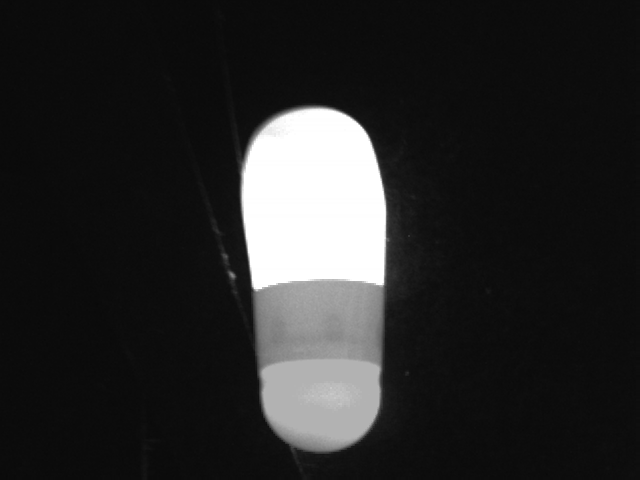
//> input picture flaw2.bmp, 640 x 480 px
$ ./main   (built with g++ and OpenCV 4)
//> lines starting //> are read from the running program, lines starting //| are printed output that depends on the picture; after the words box and inside, x2 and y2 are one past the last pixel; in counts of white or black regions, pixels touching at a corner belong together
#include "opencv2/imgproc/imgproc.hpp"
#include "opencv2/highgui/highgui.hpp"

#include <cstdio>
#include <iostream>
#include <math.h>
#include <fstream>
#include<iomanip>
using namespace cv;
using namespace std;
int kernel_size = 3;
char print_flag ;
static void help()
{
	cout << "请在image窗口用鼠标分别对不同的区域(背景、体区、帽区、套合区)进行标注，然后按空格键，以完成分水岭算法，然后才能开始进行识别" << endl;
	cout << "识别结果在命令窗口给出"<<endl;
}
Mat markerMask, img;
Point prevPt(-1, -1);

static void onMouse(int event, int x, int y, int flags, void*)
{
	if (x < 0 || x >= img.cols || y < 0 || y >= img.rows)
		return;
	if (event == CV_EVENT_LBUTTONUP || !(flags & CV_EVENT_FLAG_LBUTTON))
		prevPt = Point(-1, -1);
	else if (event == CV_EVENT_LBUTTONDOWN)
		prevPt = Point(x, y);
	else if (event == CV_EVENT_MOUSEMOVE && (flags & CV_EVENT_FLAG_LBUTTON))
	{
		Point pt(x, y);
		if (prevPt.x < 0)
			prevPt = pt;
		line(markerMask, prevPt, pt, Scalar::all(255), 5, 8, 0);
		line(img, prevPt, pt, Scalar::all(255), 5, 8, 0);
		prevPt = pt;
		imshow("image", img);
	}
}

int main(int argc, char** argv)
{
	char* filename = argc >= 2 ? argv[1] : (char*)"D://flaw2.BMP";
	Mat img0 = imread(filename, 1), imgGray;
//> img0 is the input picture: 480 rows x 640 cols, CV_8UC3; min 9, max 255, mean 40.2
	ofstream outfile;
	outfile.open("myfile.txt");
	print_flag = 0;
	if (img0.empty())
	{
		cout << "Couldn'g open image " << filename << "\n";
		return 0;
	}
	help();
	namedWindow("image", 1);
	namedWindow("markerMask", 1);

//Canny
	Mat src_gray, src_canny, src_blur;
	cvtColor(img0, src_gray, CV_BGR2GRAY);
	blur(src_gray, src_blur, Size(3, 3));
	imshow("Blur", src_blur);
	Canny(src_blur, src_canny, 25, 80, kernel_size);
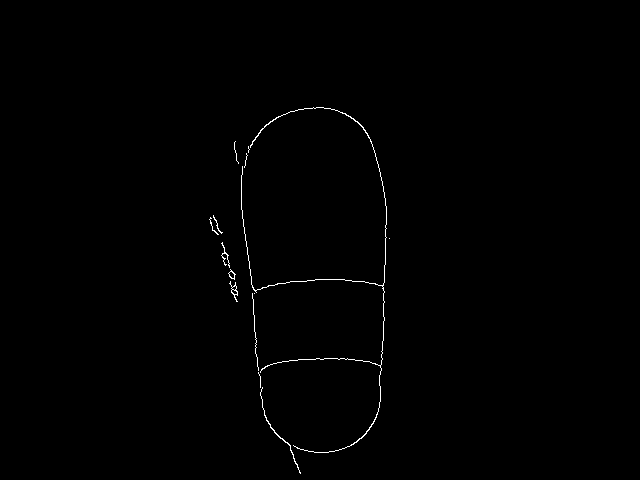
//> src_canny: 480 rows x 640 cols, CV_8UC1; 0.46% white in thin lines or dots, all inside (x1, y1, x2, y2) = (209, 107, 390, 474)
	imshow("Canny",src_canny);
//Hough
	Mat src_hough;
	char warp_flag = 0;
	img0.copyTo(src_hough);
	vector<Vec4i> lines;
	double angle_sum=0,angle_avr=0;
	//					last three:	threshold	minLinLength maxLineGap
	HoughLinesP(src_canny, lines, 1, CV_PI / 180, 30, 100, 10);
//> lines = 1 line (x1, y1, x2, y2): [383, 316, 386, 206]
	if (lines.size() > 0)
	{
		vector<double> angle(lines.size());
//> angle = [0]
		for (size_t i = 0; i < lines.size(); i++)
		{
			Vec4i l = lines[i];
			line(src_hough, Point(l[0], l[1]), Point(l[2], l[3]), Scalar(0, 0, 255), 3, CV_AA);
			angle[i] = atan2((l[1] - l[3]),( l[2] - l[0]));
			printf("%d %d %d %d %f\n", l[0],l[1],l[2],l[3],angle[i]);
			angle_sum += angle[i];
		}
//> this loop made 1 pass
//> (l, angle_sum) on pass 1: ([383, 316, 386, 206], 1.54)
//| 383 316 386 206 1.543530
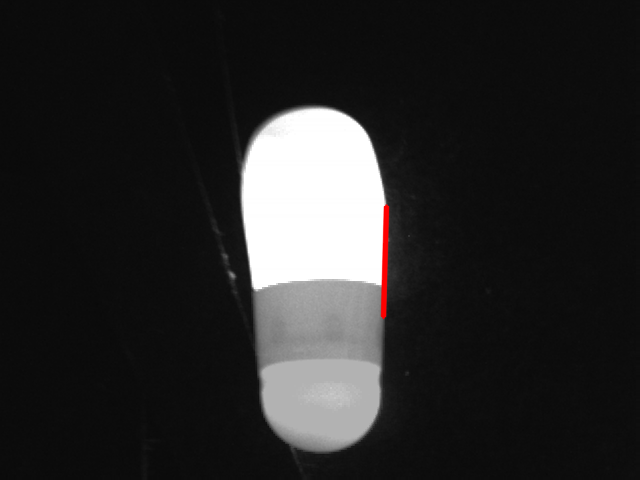
//> src_hough: 480 rows x 640 cols, CV_8UC3; 0.26% of pixels changed, all inside (x1, y1, x2, y2) = (380, 204, 390, 319)
//> after the loop, angle_sum = 1.54
		angle_avr = angle_sum / lines.size();
//> angle_avr = 1.54
		angle_avr = angle_avr / CV_PI * 180;
//> angle_avr = 88.44
		if (angle_avr < 0)
		{
			angle_avr += 180;
		}
		printf("avrage is %f\n", angle_avr);
//| avrage is 88.437775
		if (angle_avr==90.00)
		{
			printf("no warp need\n");
			warp_flag = 0;
		}
		else
		{
			warp_flag = 1;
		}
	}
	else
	{
		printf("no warp need\n");
		warp_flag = 0;
	}
	imshow("Hough",src_hough);

//仿射变换
	Mat src_warp;
	if (warp_flag == 1)
	{
		warp_flag = 0;
		Mat rot_mat(2, 3, CV_32FC1);
		Point center = Point(img0.cols / 2, img0.rows / 2);
//> center = Point(320, 240)
		double scale = 1;


		//-表示顺时针 +表示逆时针
		rot_mat = getRotationMatrix2D(center, (90 - angle_avr), scale);
//> rot_mat = [[1, 0.0273, -6.42], [-0.0273, 1, 8.81]]
		warpAffine(img0, src_warp, rot_mat, src_warp.size());

	}
	else
	{
		img0.copyTo(src_warp);
	}
	imshow("Warp", src_warp);
	src_warp.copyTo(img);
	imshow("image", img);
	setMouseCallback("image", onMouse, 0);
	for (;;)
	{

		cvtColor(img, markerMask, COLOR_BGR2GRAY);
		cvtColor(markerMask, imgGray, COLOR_GRAY2BGR);
		markerMask = Scalar::all(0);

		int c = waitKey(0);
//> the Esc key is pressed

		if ((char)c == 27)
			break;
		if ((char)c == 'w' || (char)c == ' ')
		{
//分水岭
			int i, j, compCount = 0;
			vector<vector<Point> > contours;
			vector<Vec4i> hierarchy;

			imshow("markerMask", markerMask);
			findContours(markerMask, contours, hierarchy, CV_RETR_CCOMP, CV_CHAIN_APPROX_SIMPLE);

			if (contours.empty())
				continue;
			Mat markers(markerMask.size(), CV_32S);
			markers = Scalar::all(0);
			int idx = 0;
			for (; idx >= 0; idx = hierarchy[idx][0], compCount++)
				drawContours(markers, contours, idx, Scalar::all(compCount + 1), -1, 8, hierarchy, INT_MAX);
//				drawContours(markers, contours, idx, 255, -1, 8, hierarchy, INT_MAX);

			//利用下面一段信息进行长度检测
			int count = 0;
			for (i = 0; i < markers.rows; i++)
			{
				for (j = 0; j < markers.cols; j++)
				{
					int number = markers.at<int>(i, j);
					if (number != 0)
					{
						count++;
		//				printf("%d (%d %d) ", markers.at<int>(i, j),i,j);
					}
				}
			}
			printf("%d \n", count);
			if (compCount == 0)
				continue;

			vector<Vec3b> colorTab;
			for (i = 0; i < compCount; i++)
			{
				int b = theRNG().uniform(0, 255);
				int g = theRNG().uniform(0, 255);
				int r = theRNG().uniform(0, 255);

				colorTab.push_back(Vec3b((uchar)b, (uchar)g, (uchar)r));
			}

			double t = (double)getTickCount();
			Mat src_wshed;
			src_warp.copyTo(src_wshed);
			watershed(src_wshed, markers);
			t = (double)getTickCount() - t;
			printf("execution time = %gms\n", t*1000. / getTickFrequency());

			Mat wshed(markers.size(), CV_8UC3);
			Mat src_long(markers.size(), CV_8UC1);
			src_long = Scalar::all(0);

			// paint the watershed image
//			for (i = 0; i < markers.rows; i++)
//			for (j = 0; j < markers.cols; j++)
			for (i = 1; i < markers.rows-1; i++)
			for (j = 1; j < markers.cols-1; j++)
			{
				int index = markers.at<int>(i, j);
				//-1则表示为分水岭，否则表示汇聚盆
				if (index == -1)
				{
					wshed.at<Vec3b>(i, j) = Vec3b(255, 255, 255);
					//分水岭用白色表示
					src_long.at<char>(i, j) = 255;
				}
				else if (index <= 0 || index > compCount)
					wshed.at<Vec3b>(i, j) = Vec3b(0, 0, 0);
				else
				{
					wshed.at<Vec3b>(i, j) = colorTab[index - 1];
					//不同区域不同像素
					src_long.at<char>(i, j) = index;
				}

			}

			wshed = wshed*0.5 + imgGray*0.5;
			imshow("watershed transform", wshed);

//长度检测
			Mat long_show;
			src_long.copyTo(long_show);
			int comp_temp;
			int count3=0, count2=0, count1=0,count0=0;
			int row3=0, row2=0, row1=0,row0=0;
			int flag3=0, flag2=0, flag1=0,flag0=0;
			Point start, end;
			for (i = 0; i < src_long.rows; i++)
			{
				for (j = 0; j < src_long.cols; j++)
				{
					comp_temp = src_long.at<char>(i, j);
//					printf("%d (%d %d) ",comp_temp,i,j);
//					outfile << comp_temp <<"( "<<i<<","<<j<<" )"<< endl;
					switch (comp_temp)
					{
					case 3:
						count3++; break;
					case 2:
						count2++; break;
					case 1:
						count1++; break;
					default:
						break;
					}
					if (comp_temp == 1 && flag1 == 1)
					{
						count0++;

					}
				}
				if (flag0 == 0 && flag1 == 1 && count0 == 0) { row0 = i; flag0 = 1; }
				if (flag3 == 0 && count3 >= 2) { row3 = i; flag3 = 1; }
				if (flag2 == 0 && count2 >= 10) {  row2 = i; flag2 = 1; }
				if (flag1 == 0 && count1 >20) {  row1 = i; flag1 = 1; }

//				printf("count1 = %d count0 = %d row = %d flag1= %d flag0=%d \n", count1,count0,i,flag1,flag0);
				count3 = 0; count2 = 0; count1 = 0; count0 = 0;
			}
			printf("\n row3 is %d,row2 is %d,row1 is %d,row0 is %d\n",row3,row2,row1,row0);
			start.x = 0; start.y = row3; end.x = src_long.cols - 1; end.y = row3;
			line(long_show, start, end, Scalar(255), 3, 8);
			start.x = 0; start.y = row2; end.x = src_long.cols - 1; end.y = row2;
			line(long_show, start, end, Scalar(255), 3, 8);
			start.x = 0; start.y = row1; end.x = src_long.cols - 1; end.y = row1;
			line(long_show, start, end, Scalar(255), 3, 8);
			start.x = 0; start.y = row0; end.x = src_long.cols - 1; end.y = row0;
			line(long_show, start, end, Scalar(255), 3, 8);
			imshow("long", long_show);


			int long_hat, long_body, long_both;
			float body_hat, both_hat;
			long_hat = row0 - row2;
			long_body = row0 - row3;
			long_both = row1 - row2;
			body_hat = (float)long_body /(float) long_hat;
			both_hat = (float)long_both / (float)long_hat;
			printf("body = %d hat = %d both = %d body_hat=%f both_hat=%f\n", long_body, long_hat, long_both, body_hat, both_hat);
			if (body_hat < 1.8&&both_hat>0.7)
			{
				printf("过短\n");
				continue;
			}

//生成掩膜
			//生成矩形框
			Mat src_mask;
			vector<vector<Point> > contours2;
			vector<Vec4i> hierarchy2;
			src_long.copyTo(src_mask);
			threshold(src_mask, src_mask, 240, 255, THRESH_BINARY);
			// [18 lines of commented-out code are left out]
			imshow("src_mask", src_mask);

			findContours(src_mask, contours2, hierarchy2, CV_RETR_EXTERNAL, CV_CHAIN_APPROX_SIMPLE, Point(0, 0));
			vector<Point> contours_poly;
			Rect boundRect;
			printf("the number is %d\n", contours2.size());
			vector<double> area(contours2.size());
			double maxArea = 0;
			int maxId = 0;
			for (int i = 0; (i < contours2.size()); i++)
			{

				area[i] = contourArea(contours2[i]);
				if (area[i] >= maxArea)
				{
					maxArea = area[i];
					maxId = i;
				}
		//		printf("maxId is %d\n", maxId);

			}
			approxPolyDP(Mat(contours2[maxId]), contours_poly, 3, false);
			boundRect = boundingRect(Mat(contours_poly));
			printf("area is %d\n", boundRect.area());

			Mat drawing = Mat::zeros(src_warp.size(), CV_8UC1);
			drawContours(drawing, contours2, maxId, 255, 1, 8, vector<Vec4i>(), 0, Point());
			Mat src_contours;
			drawing.copyTo(src_contours);
			////top left buttom right
			rectangle(drawing, boundRect.tl(), boundRect.br(), 255, 2, 8, 0);
			printf("rect's width is %d\n", boundRect.width);
			imshow("Rect", drawing);

//切边检测
			int count_temp = 0;
			for (i = 1; i < src_long.rows - 1; i++)
			{
				for (j = 1; j < src_long.cols - 1; j++)
				{
					if (-1 == src_long.at<char>(i, j)) count_temp++;

					//					outfile << count_temp << setw(3) << "( " << i << setw(3) << "," << j << setw(3) << " )";
				}
				//				printf("%d,%d\n",i,count_temp);
//				outfile << i << "," << count_temp << endl;
				if (count_temp!=0)
				break;
				//count_temp = 0;
				//				outfile  << endl;
			}
			float count_width;
			count_width = float(count_temp) / float(boundRect.width);
			printf("count_temp %d\n", count_temp);
			printf("count_temp/boundRect.width is %f\n", count_width);
			if (count_width > 0.4)
			{
				printf("切边\n");
				continue;
			}

			//ROI
			Mat warp_roi(src_warp, Rect(boundRect.tl().x, boundRect.tl().y, boundRect.width, boundRect.height));
			imshow("WARP_ROI", warp_roi);

//双帽检测
			printf("height is %d,width is %d\n", warp_roi.rows, warp_roi.cols);
			float sum_top=0, sum_buttom=0,sum_col=0;
			int sum_temp=0;
			for (i = 0; i < 100; i++)
			{
				for (j = 0; j < warp_roi.cols ; j++)
				{
					sum_temp = warp_roi.at<uchar>(i, j);
				//	outfile << sum_temp << "," ;
					sum_col += sum_temp;
				}
				sum_col = sum_col / (warp_roi.cols);
				sum_top += sum_col;
				sum_col = 0;
			//	outfile <<  endl;
			}
			sum_top = sum_top / 100;
			//outfile << endl;
			for (i = warp_roi.rows-100; i < warp_roi.rows; i++)
			{
				for (j = 0; j < warp_roi.cols; j++)
				{
					sum_temp = warp_roi.at<uchar>(i, j);
			//		outfile << sum_temp << ",";
					sum_col += sum_temp;
				}
				sum_col = sum_col / (warp_roi.cols);
				sum_buttom += sum_col;
				sum_col = 0;
			//	outfile << endl;
			}
			sum_buttom = sum_buttom / 100;
			float diff = sum_top - sum_buttom;
			printf("top is %f,buttom is %f,diff is %f\n", sum_top, sum_buttom, diff);

			if (diff <= 50)
			{
				printf("双帽\n");
				continue;
			}
//计算瘪壳 帽或者体被挤压，导致宽度不一样 前后40行是圆弧，不算，计算后面的40行
			int width_temp;
			int width_left, width_right, width_diff,width_diff_sum=0;
			int width_top=0, width_buttom=0, width_diff_avr=0;
			Mat width_roi(src_contours, Rect(boundRect.tl().x, boundRect.tl().y, boundRect.width+2, boundRect.height));
			imshow("WIDTH_ROI", width_roi);
			for (i = 40; i < 80; i++)
			{
				for (j = width_roi.cols / 2; j != 0; j--)
				{
					width_temp = width_roi.at<uchar>(i, j);
					if (width_temp == 255)
					{
						 break;
					}
				}
				width_left = j;
				for (j = width_roi.cols / 2; j != width_roi.cols-1; j++)
				{
					width_temp = width_roi.at<uchar>(i, j);
					if (width_temp == 255)
					{
						break;
					}
				}
				width_right = j;
				width_diff = width_right - width_left;
//				outfile << width_diff << endl;
				width_diff_sum += width_diff;
			}
			width_top = width_diff_sum/40;
			width_diff_sum = 0;

			for (i = width_roi.rows - 40; i > width_roi.rows - 80; i--)
			{
				for (j = width_roi.cols / 2; j != 0; j--)
				{
					width_temp = width_roi.at<uchar>(i, j);
					if (width_temp == 255)
					{
						break;
					}
				}
				width_left = j;
				for (j = width_roi.cols / 2; j != width_roi.cols - 1; j++)
				{
					width_temp = width_roi.at<uchar>(i, j);
					if (width_temp == 255)
					{
						break;
					}
				}
				width_right = j;
				width_diff = width_right - width_left;
//				outfile << width_diff << endl;
				width_diff_sum += width_diff;
			}
			width_buttom = width_diff_sum / 40;
			width_diff_sum = 0;
			width_diff_avr = width_top - width_buttom;
			printf("width_top is %d,width_buttom is %d,width_diff_avr is %d\n", width_top, width_buttom, width_diff_avr);
			if (abs(width_diff_avr) > 12)
			{
				printf("瘪壳\n");
				continue;
			}

// [14 lines of commented-out code are left out]

			Mat mask_roi(src_warp, Rect(boundRect.tl().x , boundRect.tl().y , boundRect.width , boundRect.height ));
			imshow("MASK_ROI", mask_roi);
			Mat src_defect;
			mask_roi.copyTo(src_defect);
			cvtColor(src_defect, src_defect, CV_RGB2GRAY);
			adaptiveThreshold(src_defect, src_defect, 255, CV_ADAPTIVE_THRESH_GAUSSIAN_C, CV_THRESH_BINARY, 11, 4);
	//		imshow("Defect", src_defect);
			Mat mask_made = imread("mask.jpg", 1);
			cvtColor(mask_made, mask_made, CV_RGB2GRAY);
			imshow("Mask", mask_made);

			Point2f srcTri[4];
			Point2f dstTri[4];
			srcTri[0] = Point2f(0, 0);
			srcTri[1] = Point2f(mask_made.cols-1, 0);
			srcTri[2] = Point2f(mask_made.cols - 1, mask_made.rows - 1);
			srcTri[3] = Point2f(0, mask_made.rows - 1);

			dstTri[0] = Point2f(0, 0);
			dstTri[1] = Point2f(src_defect.cols - 1, 0);
			dstTri[2] = Point2f(src_defect.cols - 1, src_defect.rows - 1);
			dstTri[3] = Point2f(0, src_defect.rows - 1);

			Mat warp_mat(3, 3, CV_32FC1);
			Mat warp_dst, warp_rotate_dst;
			warp_dst = Mat::zeros(src_defect.rows, src_defect.cols, src_defect.type());
			warp_mat = getPerspectiveTransform(srcTri, dstTri);
			warpPerspective(mask_made, warp_dst, warp_mat, warp_dst.size());
			imshow("warp_dst", warp_dst);
			bitwise_and(warp_dst, src_defect, src_defect);
			bitwise_xor(warp_dst, src_defect, src_defect);

			imshow("Defect", src_defect);

			vector<vector<Point> > contours3;
			vector<Vec4i> hierarchy3;
			findContours(src_defect, contours3, hierarchy3, CV_RETR_EXTERNAL, CV_CHAIN_APPROX_NONE, Point(0, 0));
			Mat drawing3 = Mat::zeros(src_defect.size(), CV_8UC1);
			vector<vector<Point> > contours_poly3(contours3.size());
			vector<Rect> boundRect3(contours3.size());
			for (int i = 0; i < contours3.size(); i++)
			{
				approxPolyDP(Mat(contours3[i]), contours_poly3[i], 3, true);
				boundRect3[i] = boundingRect(Mat(contours_poly3[i]));
			}
			vector<double> area3(contours3.size());
			double maxArea3=0;
			int maxId3;
			for (int i = 0; (i < contours3.size()); i++)
			{

				area3[i] = contourArea(contours3[i]);
				if (area3[i] >= maxArea3)
				{
					maxArea3 = area3[i];
					maxId3 = i;
				}
				printf("maxId3 is %d\n", maxId3);

			}
			drawContours(drawing3, contours3, maxId3, 255, 1, 8, hierarchy3, 0, Point());
			rectangle(drawing3, boundRect3[maxId3].tl(), boundRect3[maxId3].br(), 255, 2, 8, 0);
			float area_rect = boundRect3[maxId3].area();
			int height_rect = boundRect3[maxId3].height;
			int width_rect = boundRect3[maxId3].width;
			float height_width;
			height_width = (float)height_rect / (float)width_rect;
			printf("area is %f,height is %d,width is %d\n", area_rect, height_rect, width_rect);
			if (height_width < 3)
			{
				printf("破洞\n");
			}
			else
			{
				printf("裂缝\n");
			}


			imshow("Drawing3", drawing3);
			outfile.close();
		}
	}

	return 0;
}

$ run again, with flaw1.bmp copied over flaw2.bmp
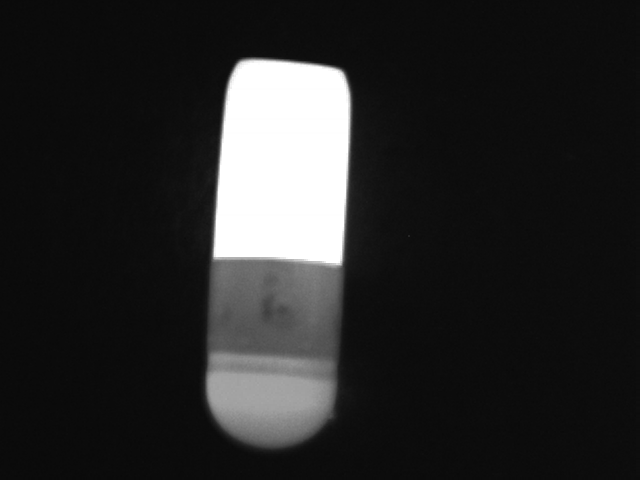
//> input picture flaw1.bmp, 640 x 480 px
//> img0 is the input picture: 480 rows x 640 cols, CV_8UC3; min 9, max 255, mean 40.2
//> `Canny(src_blur, src_canny, 25, 80, kernel_size);`:
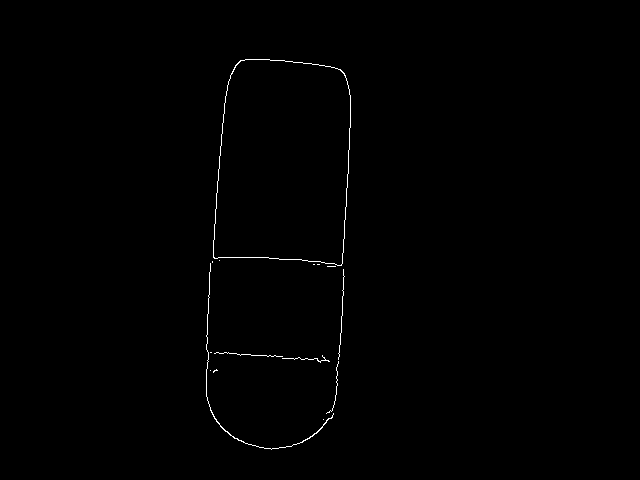
//> src_canny: 480 rows x 640 cols, CV_8UC1; 0.41% white in thin lines or dots, all inside (x1, y1, x2, y2) = (206, 59, 351, 450)
//> lines = 2 lines (x1, y1, x2, y2): [343, 252, 350, 113], [212, 262, 221, 134]
//> the loop `for (size_t i = 0; i < lines.size(); i++)` made 2 passes
//> (l, angle_sum) on passes 1 to 2: ([343, 252, 350, 113], 1.52), ([212, 262, 221, 134], 3.02)
//> (printed output is left out)
//> after the loop `for (size_t i = 0; i < lines.size(); i++)`: angle_sum = 3.02
//> `angle_avr = angle_sum / lines.size();`: angle_avr = 1.51
//> `angle_avr = angle_avr / CV_PI * 180;`: angle_avr = 86.55
//| avrage is 86.547523
//> rot_mat = [[0.998, 0.0602, -13.87], [-0.0602, 0.998, 19.71]]
//> `warpAffine(img0, src_warp, rot_mat, src_warp.size());`:
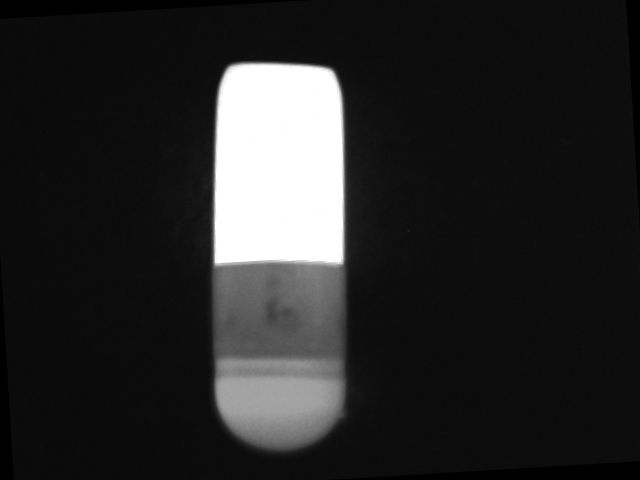
//> src_warp: 480 rows x 640 cols, CV_8UC3; min 0, max 255, mean 39.9

$ run again, with flaw10.bmp copied over flaw2.bmp
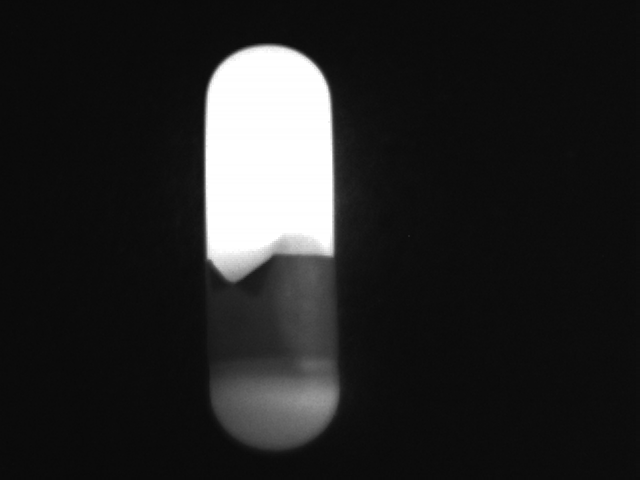
//> input picture flaw10.bmp, 640 x 480 px
//> img0 is the input picture: 480 rows x 640 cols, CV_8UC3; min 8, max 255, mean 36.9
//> `Canny(src_blur, src_canny, 25, 80, kernel_size);`:
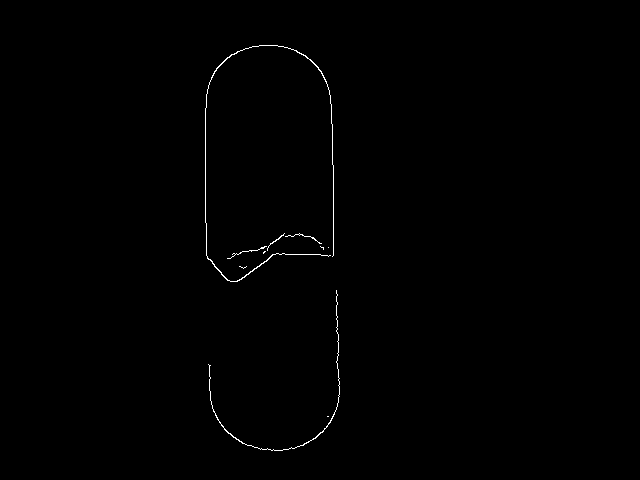
//> src_canny: 480 rows x 640 cols, CV_8UC1; 0.39% white in thin lines or dots, all inside (x1, y1, x2, y2) = (205, 45, 340, 451)
//> lines = 1 line (x1, y1, x2, y2): [205, 222, 205, 108]
//> angle = [0]
//> the loop `for (size_t i = 0; i < lines.size(); i++)` made 1 pass
//> (l, angle_sum) on pass 1: ([205, 222, 205, 108], 1.57)
//> (printed output is left out)
//> after the loop `for (size_t i = 0; i < lines.size(); i++)`:
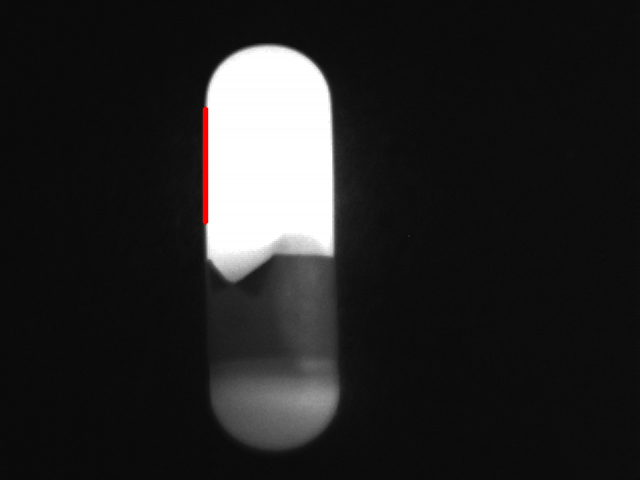
//> src_hough: 480 rows x 640 cols, CV_8UC3; 0.27% of pixels changed, all inside (x1, y1, x2, y2) = (202, 106, 209, 225)
//> after the loop `for (size_t i = 0; i < lines.size(); i++)`: angle_sum = 1.57
//> `angle_avr = angle_avr / CV_PI * 180;`: angle_avr = 90
//| avrage is 90.000000
